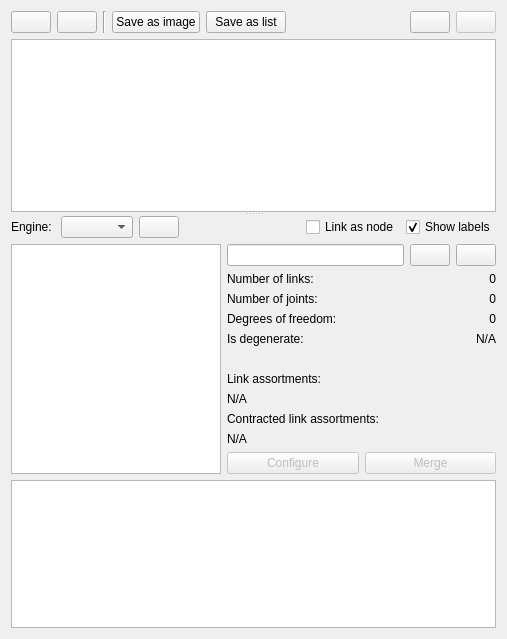
<?xml version="1.0" encoding="UTF-8"?>
<ui version="4.0">
 <class>Form</class>
 <widget class="QWidget" name="Form">
  <property name="geometry">
   <rect>
    <x>0</x>
    <y>0</y>
    <width>507</width>
    <height>639</height>
   </rect>
  </property>
  <property name="windowTitle">
   <string>Form</string>
  </property>
  <property name="windowIcon">
   <iconset resource="../../../icons.qrc">
    <normaloff>:/icons/structure.png</normaloff>:/icons/structure.png</iconset>
  </property>
  <layout class="QVBoxLayout" name="verticalLayout_2">
   <item>
    <layout class="QHBoxLayout" name="horizontalLayout">
     <item>
      <widget class="QPushButton" name="add_by_files_button">
       <property name="statusTip">
        <string>Add the chain by edge expression from text files.</string>
       </property>
       <property name="icon">
        <iconset resource="../../../icons.qrc">
         <normaloff>:/icons/loadfile.png</normaloff>:/icons/loadfile.png</iconset>
       </property>
      </widget>
     </item>
     <item>
      <widget class="QPushButton" name="add_by_edges_button">
       <property name="statusTip">
        <string>Add the chain by edge expression.</string>
       </property>
       <property name="icon">
        <iconset resource="../../../icons.qrc">
         <normaloff>:/icons/structure.png</normaloff>:/icons/structure.png</iconset>
       </property>
      </widget>
     </item>
     <item>
      <widget class="Line" name="line">
       <property name="orientation">
        <enum>Qt::Vertical</enum>
       </property>
      </widget>
     </item>
     <item>
      <widget class="QPushButton" name="save_atlas">
       <property name="statusTip">
        <string>Save the atlas to image file.</string>
       </property>
       <property name="text">
        <string>Save as image</string>
       </property>
       <property name="icon">
        <iconset resource="../../../icons.qrc">
         <normaloff>:/icons/picture.png</normaloff>:/icons/picture.png</iconset>
       </property>
      </widget>
     </item>
     <item>
      <widget class="QPushButton" name="save_edges">
       <property name="statusTip">
        <string>Save the edges of atlas to text file.</string>
       </property>
       <property name="text">
        <string>Save as list</string>
       </property>
       <property name="icon">
        <iconset resource="../../../icons.qrc">
         <normaloff>:/icons/save_file.png</normaloff>:/icons/save_file.png</iconset>
       </property>
      </widget>
     </item>
     <item>
      <spacer name="horizontalSpacer">
       <property name="orientation">
        <enum>Qt::Horizontal</enum>
       </property>
       <property name="sizeHint" stdset="0">
        <size>
         <width>40</width>
         <height>20</height>
        </size>
       </property>
      </spacer>
     </item>
     <item>
      <widget class="QPushButton" name="clear_button">
       <property name="statusTip">
        <string>Delete all of structures.</string>
       </property>
       <property name="icon">
        <iconset resource="../../../icons.qrc">
         <normaloff>:/icons/clean.png</normaloff>:/icons/clean.png</iconset>
       </property>
      </widget>
     </item>
     <item>
      <widget class="QPushButton" name="delete_button">
       <property name="enabled">
        <bool>false</bool>
       </property>
       <property name="statusTip">
        <string>Delete this structure.</string>
       </property>
       <property name="icon">
        <iconset resource="../../../icons.qrc">
         <normaloff>:/icons/delete.png</normaloff>:/icons/delete.png</iconset>
       </property>
      </widget>
     </item>
    </layout>
   </item>
   <item>
    <widget class="QSplitter" name="splitter">
     <property name="orientation">
      <enum>Qt::Vertical</enum>
     </property>
     <widget class="QListWidget" name="collection_list">
      <property name="contextMenuPolicy">
       <enum>Qt::CustomContextMenu</enum>
      </property>
      <property name="iconSize">
       <size>
        <width>100</width>
        <height>100</height>
       </size>
      </property>
      <property name="movement">
       <enum>QListView::Static</enum>
      </property>
      <property name="resizeMode">
       <enum>QListView::Adjust</enum>
      </property>
      <property name="spacing">
       <number>3</number>
      </property>
      <property name="viewMode">
       <enum>QListView::IconMode</enum>
      </property>
      <property name="uniformItemSizes">
       <bool>true</bool>
      </property>
     </widget>
     <widget class="QWidget" name="verticalLayoutWidget">
      <layout class="QVBoxLayout" name="verticalLayout">
       <item>
        <layout class="QHBoxLayout" name="horizontalLayout_7">
         <item>
          <widget class="QLabel" name="graph_engine_text">
           <property name="text">
            <string>Engine: </string>
           </property>
          </widget>
         </item>
         <item>
          <widget class="QComboBox" name="graph_engine">
           <property name="statusTip">
            <string>Layout engine from NetworkX.</string>
           </property>
           <property name="currentIndex">
            <number>-1</number>
           </property>
          </widget>
         </item>
         <item>
          <widget class="QPushButton" name="reload_atlas">
           <property name="toolTip">
            <string>Re-layout</string>
           </property>
           <property name="text">
            <string/>
           </property>
           <property name="icon">
            <iconset resource="../../../icons.qrc">
             <normaloff>:/icons/data_update.png</normaloff>:/icons/data_update.png</iconset>
           </property>
          </widget>
         </item>
         <item>
          <spacer name="horizontalSpacer_2">
           <property name="orientation">
            <enum>Qt::Horizontal</enum>
           </property>
           <property name="sizeHint" stdset="0">
            <size>
             <width>40</width>
             <height>20</height>
            </size>
           </property>
          </spacer>
         </item>
         <item>
          <widget class="QCheckBox" name="graph_link_as_node">
           <property name="text">
            <string>Link as node</string>
           </property>
          </widget>
         </item>
         <item>
          <widget class="QCheckBox" name="graph_show_label">
           <property name="text">
            <string>Show labels</string>
           </property>
           <property name="checked">
            <bool>true</bool>
           </property>
          </widget>
         </item>
        </layout>
       </item>
       <item>
        <layout class="QHBoxLayout" name="horizontalLayout_2">
         <item>
          <widget class="QListWidget" name="selection_window">
           <property name="minimumSize">
            <size>
             <width>210</width>
             <height>230</height>
            </size>
           </property>
           <property name="maximumSize">
            <size>
             <width>210</width>
             <height>230</height>
            </size>
           </property>
           <property name="selectionMode">
            <enum>QAbstractItemView::NoSelection</enum>
           </property>
           <property name="iconSize">
            <size>
             <width>200</width>
             <height>200</height>
            </size>
           </property>
           <property name="movement">
            <enum>QListView::Static</enum>
           </property>
           <property name="viewMode">
            <enum>QListView::IconMode</enum>
           </property>
          </widget>
         </item>
         <item>
          <layout class="QVBoxLayout" name="verticalLayout_5">
           <item>
            <layout class="QHBoxLayout" name="horizontalLayout_3">
             <item>
              <widget class="QLineEdit" name="edges_text">
               <property name="readOnly">
                <bool>true</bool>
               </property>
              </widget>
             </item>
             <item>
              <widget class="QPushButton" name="expr_copy">
               <property name="statusTip">
                <string>Copy expression.</string>
               </property>
               <property name="icon">
                <iconset resource="../../../icons.qrc">
                 <normaloff>:/icons/copy.png</normaloff>:/icons/copy.png</iconset>
               </property>
              </widget>
             </item>
             <item>
              <widget class="QPushButton" name="capture_graph">
               <property name="icon">
                <iconset resource="../../../icons.qrc">
                 <normaloff>:/icons/picture.png</normaloff>:/icons/picture.png</iconset>
               </property>
              </widget>
             </item>
            </layout>
           </item>
           <item>
            <layout class="QFormLayout" name="formLayout">
             <item row="1" column="0">
              <widget class="QLabel" name="nl_text">
               <property name="text">
                <string>Number of links:</string>
               </property>
              </widget>
             </item>
             <item row="1" column="1">
              <widget class="QLabel" name="nl_label">
               <property name="text">
                <string>0</string>
               </property>
               <property name="alignment">
                <set>Qt::AlignRight|Qt::AlignTrailing|Qt::AlignVCenter</set>
               </property>
              </widget>
             </item>
             <item row="2" column="0">
              <widget class="QLabel" name="nj_text">
               <property name="text">
                <string>Number of joints:</string>
               </property>
              </widget>
             </item>
             <item row="2" column="1">
              <widget class="QLabel" name="nj_label">
               <property name="text">
                <string>0</string>
               </property>
               <property name="alignment">
                <set>Qt::AlignRight|Qt::AlignTrailing|Qt::AlignVCenter</set>
               </property>
              </widget>
             </item>
             <item row="3" column="0">
              <widget class="QLabel" name="dof_text">
               <property name="text">
                <string>Degrees of freedom:</string>
               </property>
              </widget>
             </item>
             <item row="3" column="1">
              <widget class="QLabel" name="dof_label">
               <property name="text">
                <string>0</string>
               </property>
               <property name="alignment">
                <set>Qt::AlignRight|Qt::AlignTrailing|Qt::AlignVCenter</set>
               </property>
              </widget>
             </item>
             <item row="4" column="0">
              <widget class="QLabel" name="is_degenerate_text">
               <property name="text">
                <string>Is degenerate:</string>
               </property>
              </widget>
             </item>
             <item row="4" column="1">
              <widget class="QLabel" name="is_degenerate_label">
               <property name="text">
                <string>N/A</string>
               </property>
               <property name="alignment">
                <set>Qt::AlignRight|Qt::AlignTrailing|Qt::AlignVCenter</set>
               </property>
              </widget>
             </item>
            </layout>
           </item>
           <item>
            <layout class="QVBoxLayout" name="verticalLayout_4">
             <item>
              <widget class="QLabel" name="link_assortments_text">
               <property name="text">
                <string>Link assortments:</string>
               </property>
              </widget>
             </item>
             <item>
              <widget class="QLabel" name="link_assortments_label">
               <property name="text">
                <string>N/A</string>
               </property>
              </widget>
             </item>
             <item>
              <widget class="QLabel" name="contracted_link_assortments_text">
               <property name="text">
                <string>Contracted link assortments:</string>
               </property>
              </widget>
             </item>
             <item>
              <widget class="QLabel" name="contracted_link_assortments_label">
               <property name="text">
                <string>N/A</string>
               </property>
              </widget>
             </item>
             <item>
              <layout class="QHBoxLayout" name="horizontalLayout_5">
               <item>
                <widget class="QPushButton" name="configure_button">
                 <property name="enabled">
                  <bool>false</bool>
                 </property>
                 <property name="statusTip">
                  <string>Use trangular formula to do dimentional synthesis.</string>
                 </property>
                 <property name="text">
                  <string>Configure</string>
                 </property>
                 <property name="icon">
                  <iconset resource="../../../icons.qrc">
                   <normaloff>:/icons/configure.png</normaloff>:/icons/configure.png</iconset>
                 </property>
                </widget>
               </item>
               <item>
                <widget class="QPushButton" name="grounded_merge">
                 <property name="enabled">
                  <bool>false</bool>
                 </property>
                 <property name="statusTip">
                  <string>Merge the specified chain to canvas with current layout.</string>
                 </property>
                 <property name="text">
                  <string>Merge</string>
                 </property>
                 <property name="icon">
                  <iconset resource="../../../icons.qrc">
                   <normaloff>:/icons/merge.png</normaloff>:/icons/merge.png</iconset>
                 </property>
                </widget>
               </item>
              </layout>
             </item>
            </layout>
           </item>
          </layout>
         </item>
        </layout>
       </item>
       <item>
        <layout class="QHBoxLayout" name="horizontalLayout_4">
         <item>
          <widget class="QListWidget" name="grounded_list">
           <property name="contextMenuPolicy">
            <enum>Qt::CustomContextMenu</enum>
           </property>
           <property name="iconSize">
            <size>
             <width>150</width>
             <height>150</height>
            </size>
           </property>
           <property name="movement">
            <enum>QListView::Static</enum>
           </property>
           <property name="resizeMode">
            <enum>QListView::Adjust</enum>
           </property>
           <property name="spacing">
            <number>3</number>
           </property>
           <property name="viewMode">
            <enum>QListView::IconMode</enum>
           </property>
           <property name="uniformItemSizes">
            <bool>true</bool>
           </property>
          </widget>
         </item>
        </layout>
       </item>
      </layout>
     </widget>
    </widget>
   </item>
  </layout>
 </widget>
 <resources>
  <include location="../../../icons.qrc"/>
 </resources>
 <connections/>
</ui>
